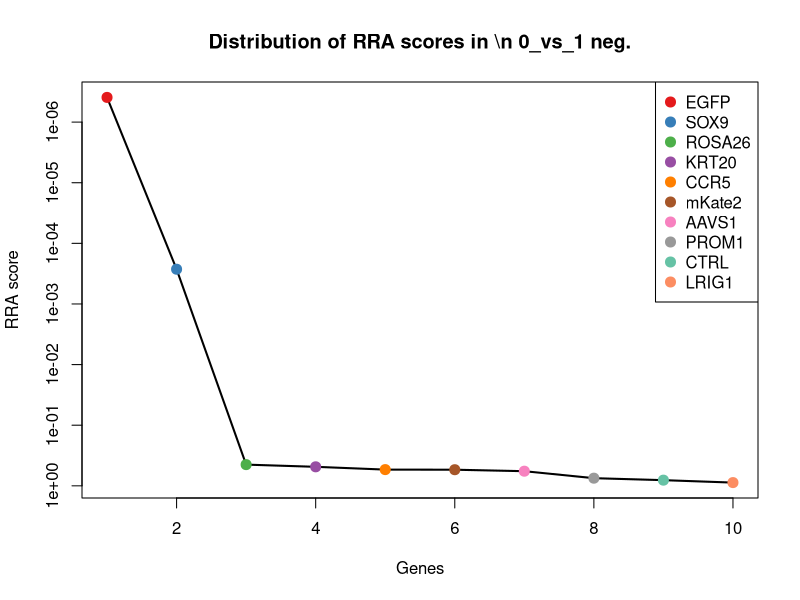
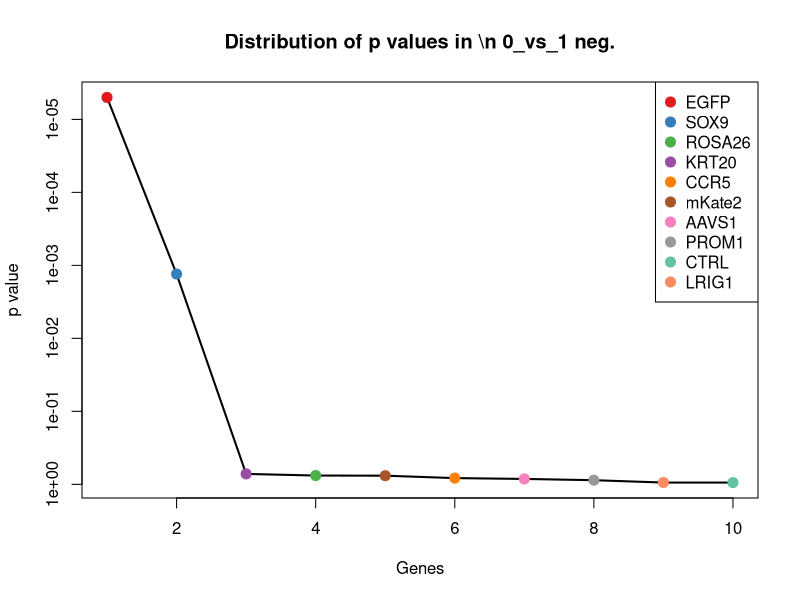
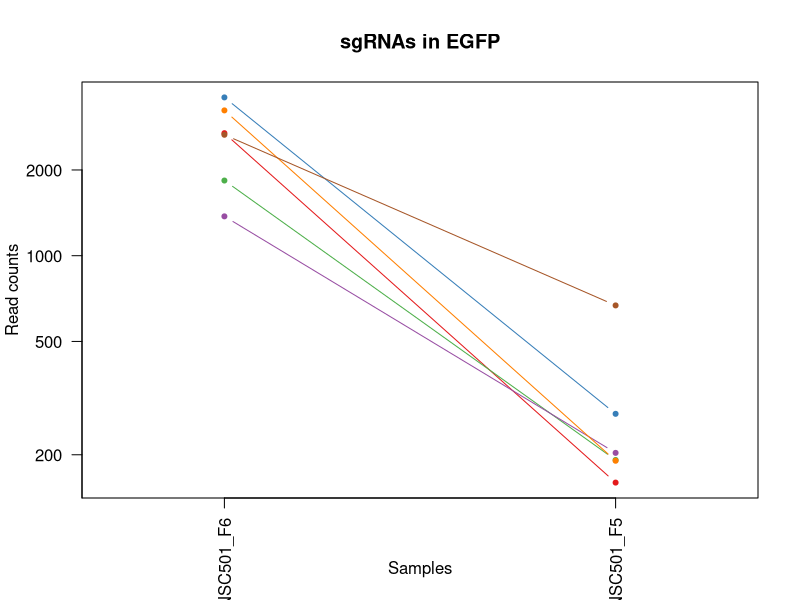
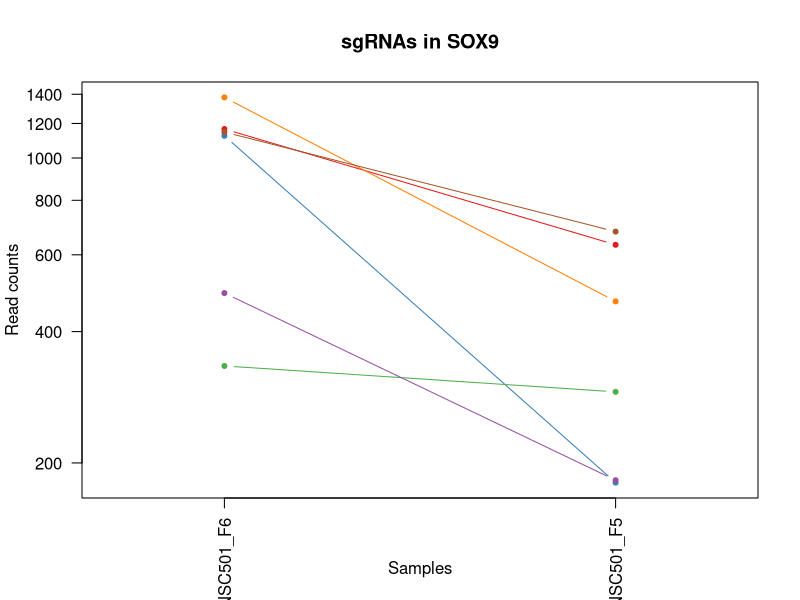
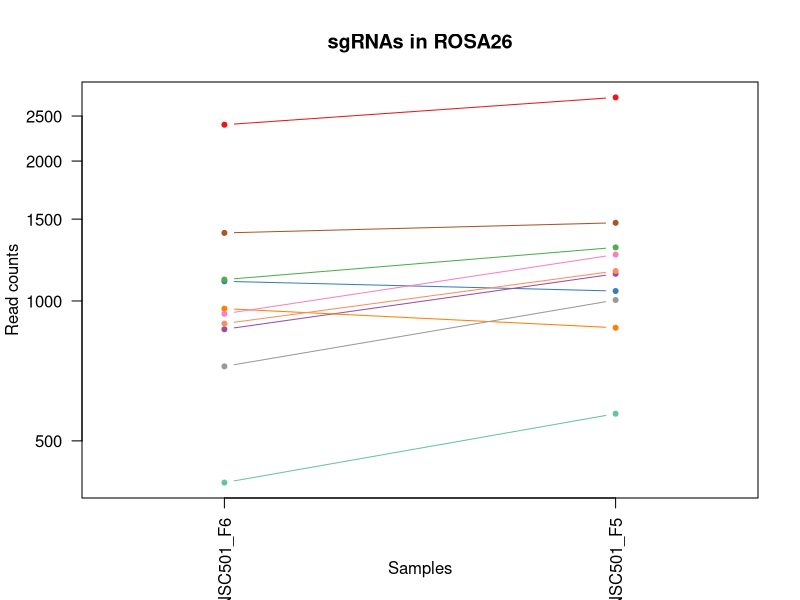
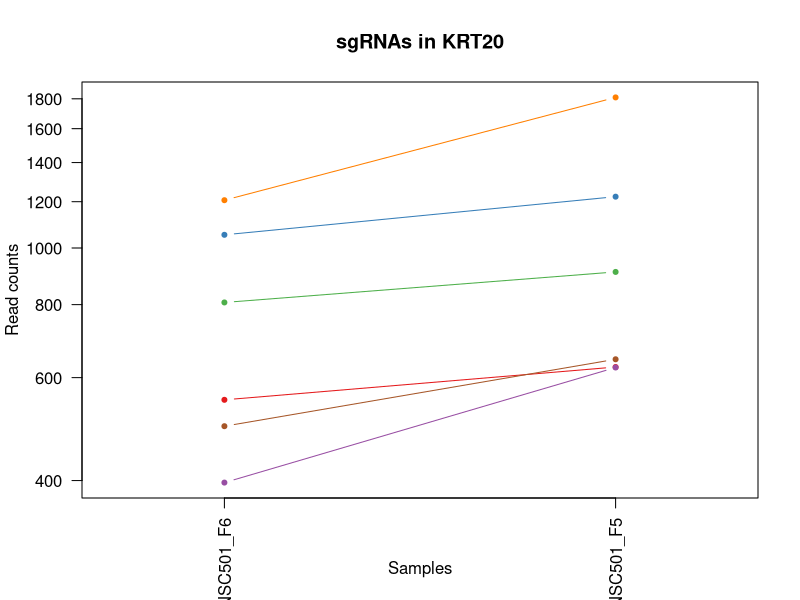
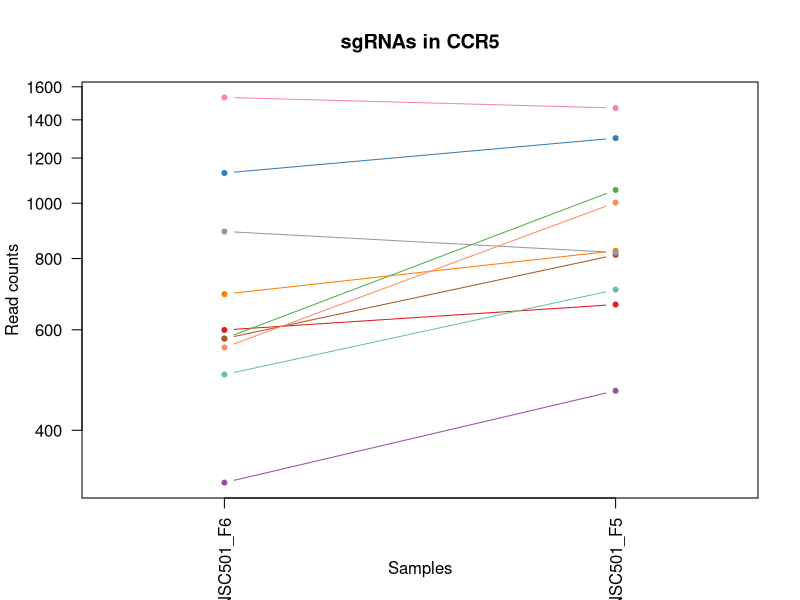
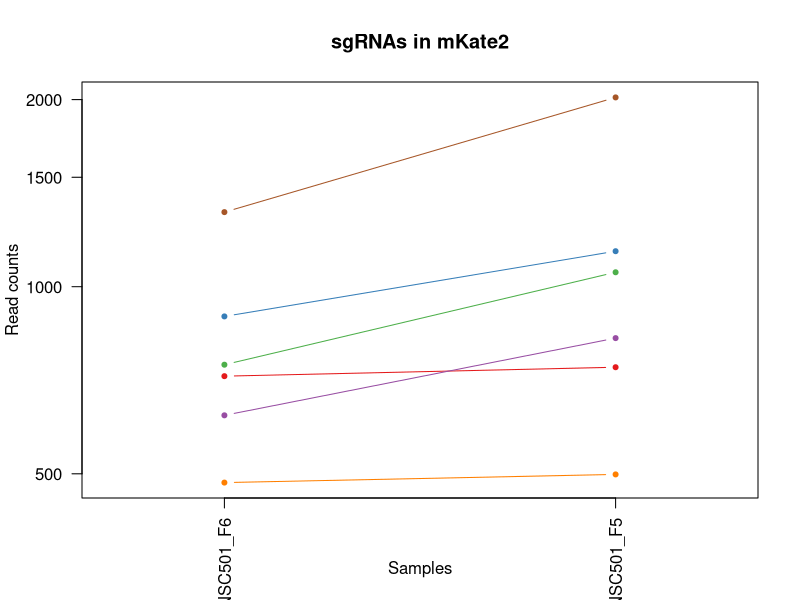

Write R code to recreate these figures, in order. (Note: this script raises an error after producing the figures.)
pdf(file='S1B_c1_t0.pdf',width=4.5,height=4.5);
gstable=read.table('S1B_c1_t0.gene_summary.txt',header=T)
# 
#
# parameters
# Do not modify the variables beginning with "__"

# gstablename='__GENE_SUMMARY_FILE__'
startindex=3
# outputfile='__OUTPUT_FILE__'
targetgenelist=c("EGFP","SOX9","ROSA26","KRT20","CCR5","mKate2","AAVS1","PROM1","CTRL","LRIG1")
# samplelabel=sub('.\\w+.\\w+$','',colnames(gstable)[startindex]);
samplelabel='0_vs_1 neg.'


# You need to write some codes in front of this code:
# gstable=read.table(gstablename,header=T)
# pdf(file=outputfile,width=6,height=6)


# set up color using RColorBrewer
#library(RColorBrewer)
#colors <- brewer.pal(length(targetgenelist), "Set1")

colors=c( "#E41A1C", "#377EB8", "#4DAF4A", "#984EA3", "#FF7F00",  "#A65628", "#F781BF",
          "#999999", "#66C2A5", "#FC8D62", "#8DA0CB", "#E78AC3", "#A6D854", "#FFD92F", "#E5C494", "#B3B3B3", 
          "#8DD3C7", "#FFFFB3", "#BEBADA", "#FB8072", "#80B1D3", "#FDB462", "#B3DE69", "#FCCDE5",
          "#D9D9D9", "#BC80BD", "#CCEBC5", "#FFED6F")

######
# function definition

plotrankedvalues<-function(val, tglist, ...){
  
  plot(val,log='y',ylim=c(max(val),min(val)),type='l',lwd=2, ...)
  if(length(tglist)>0){
    for(i in 1:length(tglist)){
      targetgene=tglist[i];
      tx=which(names(val)==targetgene);ty=val[targetgene];
      points(tx,ty,col=colors[(i %% length(colors)) ],cex=2,pch=20)
      # text(tx+50,ty,targetgene,col=colors[i])
    }
    legend('topright',tglist,pch=20,pt.cex = 2,cex=1,col=colors)
  }
}



plotrandvalues<-function(val,targetgenelist, ...){
  # choose the one with the best distance distribution
  
  mindiffvalue=0;
  randval=val;
  for(i in 1:20){
    randval0=sample(val)
    vindex=sort(which(names(randval0) %in% targetgenelist))
    if(max(vindex)>0.9*length(val)){
      # print('pass...')
      next;
    }
    mindiffind=min(diff(vindex));
    if (mindiffind > mindiffvalue){
      mindiffvalue=mindiffind;
      randval=randval0;
      # print(paste('Diff: ',mindiffvalue))
    }
  }
  plot(randval,log='y',ylim=c(max(randval),min(randval)),pch=20,col='grey', ...)
  
  if(length(targetgenelist)>0){
    for(i in 1:length(targetgenelist)){
      targetgene=targetgenelist[i];
      tx=which(names(randval)==targetgene);ty=randval[targetgene];
      points(tx,ty,col=colors[(i %% length(colors)) ],cex=2,pch=20)
      text(tx+50,ty,targetgene,col=colors[i])
    }
  }
  
}




# set.seed(1235)



pvec=gstable[,startindex]
names(pvec)=gstable[,'id']
pvec=sort(pvec);

plotrankedvalues(pvec,targetgenelist,xlab='Genes',ylab='RRA score',main=paste('Distribution of RRA scores in \\n',samplelabel))

# plotrandvalues(pvec,targetgenelist,xlab='Genes',ylab='RRA score',main=paste('Distribution of RRA scores in \\n',samplelabel))


pvec=gstable[,startindex+1]
names(pvec)=gstable[,'id']
pvec=sort(pvec);

plotrankedvalues(pvec,targetgenelist,xlab='Genes',ylab='p value',main=paste('Distribution of p values in \\n',samplelabel))

# plotrandvalues(pvec,targetgenelist,xlab='Genes',ylab='p value',main=paste('Distribution of p values in \\n',samplelabel))



# you need to write after this code:
# dev.off()






# parameters
# Do not modify the variables beginning with "__"
targetmat=list(c(2691.5325319595495,158.72409619457935),c(3594.343344893767,277.4816933473581),c(1834.9740956485628,190.69729542801977),c(1373.3397981974701,202.1162951542485),c(3235.887426063728,189.5553954553969),c(2656.8432494921262,668.0114839843807))
targetgene="EGFP"
collabel=c("S06_MNSC501_F6","S05_MNSC501_F5")

# set up color using RColorBrewer
#library(RColorBrewer)
#colors <- brewer.pal(length(targetgenelist), "Set1")

colors=c( "#E41A1C", "#377EB8", "#4DAF4A", "#984EA3", "#FF7F00",  "#A65628", "#F781BF",
          "#999999", "#66C2A5", "#FC8D62", "#8DA0CB", "#E78AC3", "#A6D854", "#FFD92F", "#E5C494", "#B3B3B3", 
          "#8DD3C7", "#FFFFB3", "#BEBADA", "#FB8072", "#80B1D3", "#FDB462", "#B3DE69", "#FCCDE5",
          "#D9D9D9", "#BC80BD", "#CCEBC5", "#FFED6F")


## code

targetmatvec=unlist(targetmat)+1
yrange=range(targetmatvec[targetmatvec>0]);
# yrange[1]=1; # set the minimum value to 1
for(i in 1:length(targetmat)){
  vali=targetmat[[i]]+1;
  if(i==1){
    plot(1:length(vali),vali,type='b',las=1,pch=20,main=paste('sgRNAs in',targetgene),ylab='Read counts',xlab='Samples',xlim=c(0.7,length(vali)+0.3),ylim = yrange,col=colors[(i %% length(colors))],xaxt='n',log='y')
    axis(1,at=1:length(vali),labels=(collabel),las=2)
    # lines(0:100,rep(1,101),col='black');
  }else{
    lines(1:length(vali),vali,type='b',pch=20,col=colors[(i %% length(colors))])
  }
}




# parameters
# Do not modify the variables beginning with "__"
targetmat=list(c(1164.3146346117153,631.4706848604487),c(1123.3990706757802,179.27829570179105),c(332.6613241747758,290.04259304620973),c(489.20782966878795,181.56209564703678),c(1376.008204541118,468.1789887753779),c(1145.6357902061798,677.1466837653636))
targetgene="SOX9"
collabel=c("S06_MNSC501_F6","S05_MNSC501_F5")

# set up color using RColorBrewer
#library(RColorBrewer)
#colors <- brewer.pal(length(targetgenelist), "Set1")

colors=c( "#E41A1C", "#377EB8", "#4DAF4A", "#984EA3", "#FF7F00",  "#A65628", "#F781BF",
          "#999999", "#66C2A5", "#FC8D62", "#8DA0CB", "#E78AC3", "#A6D854", "#FFD92F", "#E5C494", "#B3B3B3", 
          "#8DD3C7", "#FFFFB3", "#BEBADA", "#FB8072", "#80B1D3", "#FDB462", "#B3DE69", "#FCCDE5",
          "#D9D9D9", "#BC80BD", "#CCEBC5", "#FFED6F")


## code

targetmatvec=unlist(targetmat)+1
yrange=range(targetmatvec[targetmatvec>0]);
# yrange[1]=1; # set the minimum value to 1
for(i in 1:length(targetmat)){
  vali=targetmat[[i]]+1;
  if(i==1){
    plot(1:length(vali),vali,type='b',las=1,pch=20,main=paste('sgRNAs in',targetgene),ylab='Read counts',xlab='Samples',xlim=c(0.7,length(vali)+0.3),ylim = yrange,col=colors[(i %% length(colors))],xaxt='n',log='y')
    axis(1,at=1:length(vali),labels=(collabel),las=2)
    # lines(0:100,rep(1,101),col='black');
  }else{
    lines(1:length(vali),vali,type='b',pch=20,col=colors[(i %% length(colors))])
  }
}




# parameters
# Do not modify the variables beginning with "__"
targetmat=list(c(2393.560490252197,2740.559934294895),c(1101.1623511453809,1049.4060748404202),c(1110.9465077387565,1302.907868762698),c(868.1215304667946,1143.0418725954958),c(961.5157524944723,874.6953790291207),c(1400.0238616339495,1471.9090647108833),c(937.5000954016409,1257.231869857783),c(722.2486503473742,1003.7300759355053),c(405.597764234486,570.9499863114364),c(893.026656340842,1159.028472212216))
targetgene="ROSA26"
collabel=c("S06_MNSC501_F6","S05_MNSC501_F5")

# set up color using RColorBrewer
#library(RColorBrewer)
#colors <- brewer.pal(length(targetgenelist), "Set1")

colors=c( "#E41A1C", "#377EB8", "#4DAF4A", "#984EA3", "#FF7F00",  "#A65628", "#F781BF",
          "#999999", "#66C2A5", "#FC8D62", "#8DA0CB", "#E78AC3", "#A6D854", "#FFD92F", "#E5C494", "#B3B3B3", 
          "#8DD3C7", "#FFFFB3", "#BEBADA", "#FB8072", "#80B1D3", "#FDB462", "#B3DE69", "#FCCDE5",
          "#D9D9D9", "#BC80BD", "#CCEBC5", "#FFED6F")


## code

targetmatvec=unlist(targetmat)+1
yrange=range(targetmatvec[targetmatvec>0]);
# yrange[1]=1; # set the minimum value to 1
for(i in 1:length(targetmat)){
  vali=targetmat[[i]]+1;
  if(i==1){
    plot(1:length(vali),vali,type='b',las=1,pch=20,main=paste('sgRNAs in',targetgene),ylab='Read counts',xlab='Samples',xlim=c(0.7,length(vali)+0.3),ylim = yrange,col=colors[(i %% length(colors))],xaxt='n',log='y')
    axis(1,at=1:length(vali),labels=(collabel),las=2)
    # lines(0:100,rep(1,101),col='black');
  }else{
    lines(1:length(vali),vali,type='b',pch=20,col=colors[(i %% length(colors))])
  }
}




# parameters
# Do not modify the variables beginning with "__"
targetmat=list(c(548.8022380102584,624.6192850247115),c(1052.2415681785021,1222.974870679097),c(805.8587157816761,908.9523782078069),c(395.81360764111025,623.4773850520886),c(1206.1196673288662,1808.7695566346306),c(494.5446423560838,644.0315845593003))
targetgene="KRT20"
collabel=c("S06_MNSC501_F6","S05_MNSC501_F5")

# set up color using RColorBrewer
#library(RColorBrewer)
#colors <- brewer.pal(length(targetgenelist), "Set1")

colors=c( "#E41A1C", "#377EB8", "#4DAF4A", "#984EA3", "#FF7F00",  "#A65628", "#F781BF",
          "#999999", "#66C2A5", "#FC8D62", "#8DA0CB", "#E78AC3", "#A6D854", "#FFD92F", "#E5C494", "#B3B3B3", 
          "#8DD3C7", "#FFFFB3", "#BEBADA", "#FB8072", "#80B1D3", "#FDB462", "#B3DE69", "#FCCDE5",
          "#D9D9D9", "#BC80BD", "#CCEBC5", "#FFED6F")


## code

targetmatvec=unlist(targetmat)+1
yrange=range(targetmatvec[targetmatvec>0]);
# yrange[1]=1; # set the minimum value to 1
for(i in 1:length(targetmat)){
  vali=targetmat[[i]]+1;
  if(i==1){
    plot(1:length(vali),vali,type='b',las=1,pch=20,main=paste('sgRNAs in',targetgene),ylab='Read counts',xlab='Samples',xlim=c(0.7,length(vali)+0.3),ylim = yrange,col=colors[(i %% length(colors))],xaxt='n',log='y')
    axis(1,at=1:length(vali),labels=(collabel),las=2)
    # lines(0:100,rep(1,101),col='black');
  }else{
    lines(1:length(vali),vali,type='b',pch=20,col=colors[(i %% length(colors))])
  }
}




# parameters
# Do not modify the variables beginning with "__"
targetmat=list(c(598.6124897583533,663.4438840938892),c(1128.7358833630763,1299.4821688448294),c(578.1547077903857,1053.9736747309116),c(322.87716758140004,468.1789887753779),c(692.0067117860309,824.4517802337142),c(578.1547077903857,810.7489805622398),c(1531.6652412539142,1467.3414648203916),c(891.24771877841,818.7422803705999),c(499.8814550433797,704.5522831083126),c(557.6969258224183,1001.4462759902596))
targetgene="CCR5"
collabel=c("S06_MNSC501_F6","S05_MNSC501_F5")

# set up color using RColorBrewer
#library(RColorBrewer)
#colors <- brewer.pal(length(targetgenelist), "Set1")

colors=c( "#E41A1C", "#377EB8", "#4DAF4A", "#984EA3", "#FF7F00",  "#A65628", "#F781BF",
          "#999999", "#66C2A5", "#FC8D62", "#8DA0CB", "#E78AC3", "#A6D854", "#FFD92F", "#E5C494", "#B3B3B3", 
          "#8DD3C7", "#FFFFB3", "#BEBADA", "#FB8072", "#80B1D3", "#FDB462", "#B3DE69", "#FCCDE5",
          "#D9D9D9", "#BC80BD", "#CCEBC5", "#FFED6F")


## code

targetmatvec=unlist(targetmat)+1
yrange=range(targetmatvec[targetmatvec>0]);
# yrange[1]=1; # set the minimum value to 1
for(i in 1:length(targetmat)){
  vali=targetmat[[i]]+1;
  if(i==1){
    plot(1:length(vali),vali,type='b',las=1,pch=20,main=paste('sgRNAs in',targetgene),ylab='Read counts',xlab='Samples',xlim=c(0.7,length(vali)+0.3),ylim = yrange,col=colors[(i %% length(colors))],xaxt='n',log='y')
    axis(1,at=1:length(vali),labels=(collabel),las=2)
    # lines(0:100,rep(1,101),col='black');
  }else{
    lines(1:length(vali),vali,type='b',pch=20,col=colors[(i %% length(colors))])
  }
}




# parameters
# Do not modify the variables beginning with "__"
targetmat=list(c(716.9118376600783,741.0930822322446),c(894.8055939032739,1139.6161726776272),c(748.0432450026375,1053.9736747309116),c(619.9597405075367,825.5936802063371),c(482.9815482002761,497.8683880635726),c(1317.3032649808636,2015.4534516793706))
targetgene="mKate2"
collabel=c("S06_MNSC501_F6","S05_MNSC501_F5")

# set up color using RColorBrewer
#library(RColorBrewer)
#colors <- brewer.pal(length(targetgenelist), "Set1")

colors=c( "#E41A1C", "#377EB8", "#4DAF4A", "#984EA3", "#FF7F00",  "#A65628", "#F781BF",
          "#999999", "#66C2A5", "#FC8D62", "#8DA0CB", "#E78AC3", "#A6D854", "#FFD92F", "#E5C494", "#B3B3B3", 
          "#8DD3C7", "#FFFFB3", "#BEBADA", "#FB8072", "#80B1D3", "#FDB462", "#B3DE69", "#FCCDE5",
          "#D9D9D9", "#BC80BD", "#CCEBC5", "#FFED6F")


## code

targetmatvec=unlist(targetmat)+1
yrange=range(targetmatvec[targetmatvec>0]);
# yrange[1]=1; # set the minimum value to 1
for(i in 1:length(targetmat)){
  vali=targetmat[[i]]+1;
  if(i==1){
    plot(1:length(vali),vali,type='b',las=1,pch=20,main=paste('sgRNAs in',targetgene),ylab='Read counts',xlab='Samples',xlim=c(0.7,length(vali)+0.3),ylim = yrange,col=colors[(i %% length(colors))],xaxt='n',log='y')
    axis(1,at=1:length(vali),labels=(collabel),las=2)
    # lines(0:100,rep(1,101),col='black');
  }else{
    lines(1:length(vali),vali,type='b',pch=20,col=colors[(i %% length(colors))])
  }
}




# parameters
# Do not modify the variables beginning with "__"
targetmat=list(c(898.3634690281378,852.999279549286),c(982.8630032436557,1354.2933675307272),c(722.2486503473742,866.7020792207605),c(366.46113786098294,415.65159003472576),c(799.6324343131643,790.1947810550281),c(284.630009989113,299.1777928271927),c(490.9867672312199,698.8427832451982),c(973.968315431496,1401.111266408265),c(252.60913386533775,432.7800896240688),c(401.1504203284061,646.315384504546))
targetgene="AAVS1"
collabel=c("S06_MNSC501_F6","S05_MNSC501_F5")

# set up color using RColorBrewer
#library(RColorBrewer)
#colors <- brewer.pal(length(targetgenelist), "Set1")

colors=c( "#E41A1C", "#377EB8", "#4DAF4A", "#984EA3", "#FF7F00",  "#A65628", "#F781BF",
          "#999999", "#66C2A5", "#FC8D62", "#8DA0CB", "#E78AC3", "#A6D854", "#FFD92F", "#E5C494", "#B3B3B3", 
          "#8DD3C7", "#FFFFB3", "#BEBADA", "#FB8072", "#80B1D3", "#FDB462", "#B3DE69", "#FCCDE5",
          "#D9D9D9", "#BC80BD", "#CCEBC5", "#FFED6F")


## code

targetmatvec=unlist(targetmat)+1
yrange=range(targetmatvec[targetmatvec>0]);
# yrange[1]=1; # set the minimum value to 1
for(i in 1:length(targetmat)){
  vali=targetmat[[i]]+1;
  if(i==1){
    plot(1:length(vali),vali,type='b',las=1,pch=20,main=paste('sgRNAs in',targetgene),ylab='Read counts',xlab='Samples',xlim=c(0.7,length(vali)+0.3),ylim = yrange,col=colors[(i %% length(colors))],xaxt='n',log='y')
    axis(1,at=1:length(vali),labels=(collabel),las=2)
    # lines(0:100,rep(1,101),col='black');
  }else{
    lines(1:length(vali),vali,type='b',pch=20,col=colors[(i %% length(colors))])
  }
}




# parameters
# Do not modify the variables beginning with "__"
targetmat=list(c(858.3373738734189,1073.3859742655006),c(1574.3597427522811,2335.185444013775),c(753.3800576899334,862.1344793302691),c(1283.5034512946563,1877.283554992003),c(629.7438971009125,599.4974856270082),c(1778.9375624319562,2665.194536101785))
targetgene="PROM1"
collabel=c("S06_MNSC501_F6","S05_MNSC501_F5")

# set up color using RColorBrewer
#library(RColorBrewer)
#colors <- brewer.pal(length(targetgenelist), "Set1")

colors=c( "#E41A1C", "#377EB8", "#4DAF4A", "#984EA3", "#FF7F00",  "#A65628", "#F781BF",
          "#999999", "#66C2A5", "#FC8D62", "#8DA0CB", "#E78AC3", "#A6D854", "#FFD92F", "#E5C494", "#B3B3B3", 
          "#8DD3C7", "#FFFFB3", "#BEBADA", "#FB8072", "#80B1D3", "#FDB462", "#B3DE69", "#FCCDE5",
          "#D9D9D9", "#BC80BD", "#CCEBC5", "#FFED6F")


## code

targetmatvec=unlist(targetmat)+1
yrange=range(targetmatvec[targetmatvec>0]);
# yrange[1]=1; # set the minimum value to 1
for(i in 1:length(targetmat)){
  vali=targetmat[[i]]+1;
  if(i==1){
    plot(1:length(vali),vali,type='b',las=1,pch=20,main=paste('sgRNAs in',targetgene),ylab='Read counts',xlab='Samples',xlim=c(0.7,length(vali)+0.3),ylim = yrange,col=colors[(i %% length(colors))],xaxt='n',log='y')
    axis(1,at=1:length(vali),labels=(collabel),las=2)
    # lines(0:100,rep(1,101),col='black');
  }else{
    lines(1:length(vali),vali,type='b',pch=20,col=colors[(i %% length(colors))])
  }
}




# parameters
# Do not modify the variables beginning with "__"
targetmat=list(c(855.6689675297708,1350.8676676128587),c(711.5750249727824,1037.9870751141914),c(2524.3124010909455,3421.132317978127),c(626.1860219760486,500.1521880088183),c(968.6315027442001,1130.4809728966443),c(1599.2648686263285,2290.651345081483),c(1173.2093224238752,1463.915764902523),c(1072.6993501464694,1494.7470641633406),c(794.2956216258684,1568.9705623838274),c(1577.0281490959292,2297.5027449172203))
targetgene="CTRL"
collabel=c("S06_MNSC501_F6","S05_MNSC501_F5")

# set up color using RColorBrewer
#library(RColorBrewer)
#colors <- brewer.pal(length(targetgenelist), "Set1")

colors=c( "#E41A1C", "#377EB8", "#4DAF4A", "#984EA3", "#FF7F00",  "#A65628", "#F781BF",
          "#999999", "#66C2A5", "#FC8D62", "#8DA0CB", "#E78AC3", "#A6D854", "#FFD92F", "#E5C494", "#B3B3B3", 
          "#8DD3C7", "#FFFFB3", "#BEBADA", "#FB8072", "#80B1D3", "#FDB462", "#B3DE69", "#FCCDE5",
          "#D9D9D9", "#BC80BD", "#CCEBC5", "#FFED6F")


## code

targetmatvec=unlist(targetmat)+1
yrange=range(targetmatvec[targetmatvec>0]);
# yrange[1]=1; # set the minimum value to 1
for(i in 1:length(targetmat)){
  vali=targetmat[[i]]+1;
  if(i==1){
    plot(1:length(vali),vali,type='b',las=1,pch=20,main=paste('sgRNAs in',targetgene),ylab='Read counts',xlab='Samples',xlim=c(0.7,length(vali)+0.3),ylim = yrange,col=colors[(i %% length(colors))],xaxt='n',log='y')
    axis(1,at=1:length(vali),labels=(collabel),las=2)
    # lines(0:100,rep(1,101),col='black');
  }else{
    lines(1:length(vali),vali,type='b',pch=20,col=colors[(i %% length(colors))])
  }
}




# parameters
# Do not modify the variables beginning with "__"
targetmat=list(c(1142.9673838625317,1314.3268684889267),c(588.8283331649775,784.4852811919137),c(636.8596473506403,858.7087794124004),c(1158.9778219244195,1781.3639572916818),c(1726.4589043402134,2198.1574472990305),c(566.591613634578,678.2885837379865))
targetgene="LRIG1"
collabel=c("S06_MNSC501_F6","S05_MNSC501_F5")

# set up color using RColorBrewer
#library(RColorBrewer)
#colors <- brewer.pal(length(targetgenelist), "Set1")

colors=c( "#E41A1C", "#377EB8", "#4DAF4A", "#984EA3", "#FF7F00",  "#A65628", "#F781BF",
          "#999999", "#66C2A5", "#FC8D62", "#8DA0CB", "#E78AC3", "#A6D854", "#FFD92F", "#E5C494", "#B3B3B3", 
          "#8DD3C7", "#FFFFB3", "#BEBADA", "#FB8072", "#80B1D3", "#FDB462", "#B3DE69", "#FCCDE5",
          "#D9D9D9", "#BC80BD", "#CCEBC5", "#FFED6F")


## code

targetmatvec=unlist(targetmat)+1
yrange=range(targetmatvec[targetmatvec>0]);
# yrange[1]=1; # set the minimum value to 1
for(i in 1:length(targetmat)){
  vali=targetmat[[i]]+1;
  if(i==1){
    plot(1:length(vali),vali,type='b',las=1,pch=20,main=paste('sgRNAs in',targetgene),ylab='Read counts',xlab='Samples',xlim=c(0.7,length(vali)+0.3),ylim = yrange,col=colors[(i %% length(colors))],xaxt='n',log='y')
    axis(1,at=1:length(vali),labels=(collabel),las=2)
    # lines(0:100,rep(1,101),col='black');
  }else{
    lines(1:length(vali),vali,type='b',pch=20,col=colors[(i %% length(colors))])
  }
}



# 
#
# parameters
# Do not modify the variables beginning with "__"

# gstablename='__GENE_SUMMARY_FILE__'
startindex=9
# outputfile='__OUTPUT_FILE__'
targetgenelist=c("CTRL","AAVS1","CCR5","KRT20","LRIG1","mKate2","PROM1","ROSA26","SOX9","EGFP")
# samplelabel=sub('.\\w+.\\w+$','',colnames(gstable)[startindex]);
samplelabel='0_vs_1 pos.'


# You need to write some codes in front of this code:
# gstable=read.table(gstablename,header=T)
# pdf(file=outputfile,width=6,height=6)


# set up color using RColorBrewer
#library(RColorBrewer)
#colors <- brewer.pal(length(targetgenelist), "Set1")

colors=c( "#E41A1C", "#377EB8", "#4DAF4A", "#984EA3", "#FF7F00",  "#A65628", "#F781BF",
          "#999999", "#66C2A5", "#FC8D62", "#8DA0CB", "#E78AC3", "#A6D854", "#FFD92F", "#E5C494", "#B3B3B3", 
          "#8DD3C7", "#FFFFB3", "#BEBADA", "#FB8072", "#80B1D3", "#FDB462", "#B3DE69", "#FCCDE5",
          "#D9D9D9", "#BC80BD", "#CCEBC5", "#FFED6F")

######
# function definition

plotrankedvalues<-function(val, tglist, ...){
  
  plot(val,log='y',ylim=c(max(val),min(val)),type='l',lwd=2, ...)
  if(length(tglist)>0){
    for(i in 1:length(tglist)){
      targetgene=tglist[i];
      tx=which(names(val)==targetgene);ty=val[targetgene];
      points(tx,ty,col=colors[(i %% length(colors)) ],cex=2,pch=20)
      # text(tx+50,ty,targetgene,col=colors[i])
    }
    legend('topright',tglist,pch=20,pt.cex = 2,cex=1,col=colors)
  }
}



plotrandvalues<-function(val,targetgenelist, ...){
  # choose the one with the best distance distribution
  
  mindiffvalue=0;
  randval=val;
  for(i in 1:20){
    randval0=sample(val)
    vindex=sort(which(names(randval0) %in% targetgenelist))
    if(max(vindex)>0.9*length(val)){
      # print('pass...')
      next;
    }
    mindiffind=min(diff(vindex));
    if (mindiffind > mindiffvalue){
      mindiffvalue=mindiffind;
      randval=randval0;
      # print(paste('Diff: ',mindiffvalue))
    }
  }
  plot(randval,log='y',ylim=c(max(randval),min(randval)),pch=20,col='grey', ...)
  
  if(length(targetgenelist)>0){
    for(i in 1:length(targetgenelist)){
      targetgene=targetgenelist[i];
      tx=which(names(randval)==targetgene);ty=randval[targetgene];
      points(tx,ty,col=colors[(i %% length(colors)) ],cex=2,pch=20)
      text(tx+50,ty,targetgene,col=colors[i])
    }
  }
  
}




# set.seed(1235)



pvec=gstable[,startindex]
names(pvec)=gstable[,'id']
pvec=sort(pvec);

plotrankedvalues(pvec,targetgenelist,xlab='Genes',ylab='RRA score',main=paste('Distribution of RRA scores in \\n',samplelabel))

# plotrandvalues(pvec,targetgenelist,xlab='Genes',ylab='RRA score',main=paste('Distribution of RRA scores in \\n',samplelabel))


pvec=gstable[,startindex+1]
names(pvec)=gstable[,'id']
pvec=sort(pvec);

plotrankedvalues(pvec,targetgenelist,xlab='Genes',ylab='p value',main=paste('Distribution of p values in \\n',samplelabel))

# plotrandvalues(pvec,targetgenelist,xlab='Genes',ylab='p value',main=paste('Distribution of p values in \\n',samplelabel))



# you need to write after this code:
# dev.off()






# parameters
# Do not modify the variables beginning with "__"
targetmat=list(c(855.6689675297708,1350.8676676128587),c(711.5750249727824,1037.9870751141914),c(2524.3124010909455,3421.132317978127),c(626.1860219760486,500.1521880088183),c(968.6315027442001,1130.4809728966443),c(1599.2648686263285,2290.651345081483),c(1173.2093224238752,1463.915764902523),c(1072.6993501464694,1494.7470641633406),c(794.2956216258684,1568.9705623838274),c(1577.0281490959292,2297.5027449172203))
targetgene="CTRL"
collabel=c("S06_MNSC501_F6","S05_MNSC501_F5")

# set up color using RColorBrewer
#library(RColorBrewer)
#colors <- brewer.pal(length(targetgenelist), "Set1")

colors=c( "#E41A1C", "#377EB8", "#4DAF4A", "#984EA3", "#FF7F00",  "#A65628", "#F781BF",
          "#999999", "#66C2A5", "#FC8D62", "#8DA0CB", "#E78AC3", "#A6D854", "#FFD92F", "#E5C494", "#B3B3B3", 
          "#8DD3C7", "#FFFFB3", "#BEBADA", "#FB8072", "#80B1D3", "#FDB462", "#B3DE69", "#FCCDE5",
          "#D9D9D9", "#BC80BD", "#CCEBC5", "#FFED6F")


## code

targetmatvec=unlist(targetmat)+1
yrange=range(targetmatvec[targetmatvec>0]);
# yrange[1]=1; # set the minimum value to 1
for(i in 1:length(targetmat)){
  vali=targetmat[[i]]+1;
  if(i==1){
    plot(1:length(vali),vali,type='b',las=1,pch=20,main=paste('sgRNAs in',targetgene),ylab='Read counts',xlab='Samples',xlim=c(0.7,length(vali)+0.3),ylim = yrange,col=colors[(i %% length(colors))],xaxt='n',log='y')
    axis(1,at=1:length(vali),labels=(collabel),las=2)
    # lines(0:100,rep(1,101),col='black');
  }else{
    lines(1:length(vali),vali,type='b',pch=20,col=colors[(i %% length(colors))])
  }
}




# parameters
# Do not modify the variables beginning with "__"
targetmat=list(c(898.3634690281378,852.999279549286),c(982.8630032436557,1354.2933675307272),c(722.2486503473742,866.7020792207605),c(366.46113786098294,415.65159003472576),c(799.6324343131643,790.1947810550281),c(284.630009989113,299.1777928271927),c(490.9867672312199,698.8427832451982),c(973.968315431496,1401.111266408265),c(252.60913386533775,432.7800896240688),c(401.1504203284061,646.315384504546))
targetgene="AAVS1"
collabel=c("S06_MNSC501_F6","S05_MNSC501_F5")

# set up color using RColorBrewer
#library(RColorBrewer)
#colors <- brewer.pal(length(targetgenelist), "Set1")

colors=c( "#E41A1C", "#377EB8", "#4DAF4A", "#984EA3", "#FF7F00",  "#A65628", "#F781BF",
          "#999999", "#66C2A5", "#FC8D62", "#8DA0CB", "#E78AC3", "#A6D854", "#FFD92F", "#E5C494", "#B3B3B3", 
          "#8DD3C7", "#FFFFB3", "#BEBADA", "#FB8072", "#80B1D3", "#FDB462", "#B3DE69", "#FCCDE5",
          "#D9D9D9", "#BC80BD", "#CCEBC5", "#FFED6F")


## code

targetmatvec=unlist(targetmat)+1
yrange=range(targetmatvec[targetmatvec>0]);
# yrange[1]=1; # set the minimum value to 1
for(i in 1:length(targetmat)){
  vali=targetmat[[i]]+1;
  if(i==1){
    plot(1:length(vali),vali,type='b',las=1,pch=20,main=paste('sgRNAs in',targetgene),ylab='Read counts',xlab='Samples',xlim=c(0.7,length(vali)+0.3),ylim = yrange,col=colors[(i %% length(colors))],xaxt='n',log='y')
    axis(1,at=1:length(vali),labels=(collabel),las=2)
    # lines(0:100,rep(1,101),col='black');
  }else{
    lines(1:length(vali),vali,type='b',pch=20,col=colors[(i %% length(colors))])
  }
}




# parameters
# Do not modify the variables beginning with "__"
targetmat=list(c(598.6124897583533,663.4438840938892),c(1128.7358833630763,1299.4821688448294),c(578.1547077903857,1053.9736747309116),c(322.87716758140004,468.1789887753779),c(692.0067117860309,824.4517802337142),c(578.1547077903857,810.7489805622398),c(1531.6652412539142,1467.3414648203916),c(891.24771877841,818.7422803705999),c(499.8814550433797,704.5522831083126),c(557.6969258224183,1001.4462759902596))
targetgene="CCR5"
collabel=c("S06_MNSC501_F6","S05_MNSC501_F5")

# set up color using RColorBrewer
#library(RColorBrewer)
#colors <- brewer.pal(length(targetgenelist), "Set1")

colors=c( "#E41A1C", "#377EB8", "#4DAF4A", "#984EA3", "#FF7F00",  "#A65628", "#F781BF",
          "#999999", "#66C2A5", "#FC8D62", "#8DA0CB", "#E78AC3", "#A6D854", "#FFD92F", "#E5C494", "#B3B3B3", 
          "#8DD3C7", "#FFFFB3", "#BEBADA", "#FB8072", "#80B1D3", "#FDB462", "#B3DE69", "#FCCDE5",
          "#D9D9D9", "#BC80BD", "#CCEBC5", "#FFED6F")


## code

targetmatvec=unlist(targetmat)+1
yrange=range(targetmatvec[targetmatvec>0]);
# yrange[1]=1; # set the minimum value to 1
for(i in 1:length(targetmat)){
  vali=targetmat[[i]]+1;
  if(i==1){
    plot(1:length(vali),vali,type='b',las=1,pch=20,main=paste('sgRNAs in',targetgene),ylab='Read counts',xlab='Samples',xlim=c(0.7,length(vali)+0.3),ylim = yrange,col=colors[(i %% length(colors))],xaxt='n',log='y')
    axis(1,at=1:length(vali),labels=(collabel),las=2)
    # lines(0:100,rep(1,101),col='black');
  }else{
    lines(1:length(vali),vali,type='b',pch=20,col=colors[(i %% length(colors))])
  }
}




# parameters
# Do not modify the variables beginning with "__"
targetmat=list(c(548.8022380102584,624.6192850247115),c(1052.2415681785021,1222.974870679097),c(805.8587157816761,908.9523782078069),c(395.81360764111025,623.4773850520886),c(1206.1196673288662,1808.7695566346306),c(494.5446423560838,644.0315845593003))
targetgene="KRT20"
collabel=c("S06_MNSC501_F6","S05_MNSC501_F5")

# set up color using RColorBrewer
#library(RColorBrewer)
#colors <- brewer.pal(length(targetgenelist), "Set1")

colors=c( "#E41A1C", "#377EB8", "#4DAF4A", "#984EA3", "#FF7F00",  "#A65628", "#F781BF",
          "#999999", "#66C2A5", "#FC8D62", "#8DA0CB", "#E78AC3", "#A6D854", "#FFD92F", "#E5C494", "#B3B3B3", 
          "#8DD3C7", "#FFFFB3", "#BEBADA", "#FB8072", "#80B1D3", "#FDB462", "#B3DE69", "#FCCDE5",
          "#D9D9D9", "#BC80BD", "#CCEBC5", "#FFED6F")


## code

targetmatvec=unlist(targetmat)+1
yrange=range(targetmatvec[targetmatvec>0]);
# yrange[1]=1; # set the minimum value to 1
for(i in 1:length(targetmat)){
  vali=targetmat[[i]]+1;
  if(i==1){
    plot(1:length(vali),vali,type='b',las=1,pch=20,main=paste('sgRNAs in',targetgene),ylab='Read counts',xlab='Samples',xlim=c(0.7,length(vali)+0.3),ylim = yrange,col=colors[(i %% length(colors))],xaxt='n',log='y')
    axis(1,at=1:length(vali),labels=(collabel),las=2)
    # lines(0:100,rep(1,101),col='black');
  }else{
    lines(1:length(vali),vali,type='b',pch=20,col=colors[(i %% length(colors))])
  }
}




# parameters
# Do not modify the variables beginning with "__"
targetmat=list(c(1142.9673838625317,1314.3268684889267),c(588.8283331649775,784.4852811919137),c(636.8596473506403,858.7087794124004),c(1158.9778219244195,1781.3639572916818),c(1726.4589043402134,2198.1574472990305),c(566.591613634578,678.2885837379865))
targetgene="LRIG1"
collabel=c("S06_MNSC501_F6","S05_MNSC501_F5")

# set up color using RColorBrewer
#library(RColorBrewer)
#colors <- brewer.pal(length(targetgenelist), "Set1")

colors=c( "#E41A1C", "#377EB8", "#4DAF4A", "#984EA3", "#FF7F00",  "#A65628", "#F781BF",
          "#999999", "#66C2A5", "#FC8D62", "#8DA0CB", "#E78AC3", "#A6D854", "#FFD92F", "#E5C494", "#B3B3B3", 
          "#8DD3C7", "#FFFFB3", "#BEBADA", "#FB8072", "#80B1D3", "#FDB462", "#B3DE69", "#FCCDE5",
          "#D9D9D9", "#BC80BD", "#CCEBC5", "#FFED6F")


## code

targetmatvec=unlist(targetmat)+1
yrange=range(targetmatvec[targetmatvec>0]);
# yrange[1]=1; # set the minimum value to 1
for(i in 1:length(targetmat)){
  vali=targetmat[[i]]+1;
  if(i==1){
    plot(1:length(vali),vali,type='b',las=1,pch=20,main=paste('sgRNAs in',targetgene),ylab='Read counts',xlab='Samples',xlim=c(0.7,length(vali)+0.3),ylim = yrange,col=colors[(i %% length(colors))],xaxt='n',log='y')
    axis(1,at=1:length(vali),labels=(collabel),las=2)
    # lines(0:100,rep(1,101),col='black');
  }else{
    lines(1:length(vali),vali,type='b',pch=20,col=colors[(i %% length(colors))])
  }
}




# parameters
# Do not modify the variables beginning with "__"
targetmat=list(c(716.9118376600783,741.0930822322446),c(894.8055939032739,1139.6161726776272),c(748.0432450026375,1053.9736747309116),c(619.9597405075367,825.5936802063371),c(482.9815482002761,497.8683880635726),c(1317.3032649808636,2015.4534516793706))
targetgene="mKate2"
collabel=c("S06_MNSC501_F6","S05_MNSC501_F5")

# set up color using RColorBrewer
#library(RColorBrewer)
#colors <- brewer.pal(length(targetgenelist), "Set1")

colors=c( "#E41A1C", "#377EB8", "#4DAF4A", "#984EA3", "#FF7F00",  "#A65628", "#F781BF",
          "#999999", "#66C2A5", "#FC8D62", "#8DA0CB", "#E78AC3", "#A6D854", "#FFD92F", "#E5C494", "#B3B3B3", 
          "#8DD3C7", "#FFFFB3", "#BEBADA", "#FB8072", "#80B1D3", "#FDB462", "#B3DE69", "#FCCDE5",
          "#D9D9D9", "#BC80BD", "#CCEBC5", "#FFED6F")


## code

targetmatvec=unlist(targetmat)+1
yrange=range(targetmatvec[targetmatvec>0]);
# yrange[1]=1; # set the minimum value to 1
for(i in 1:length(targetmat)){
  vali=targetmat[[i]]+1;
  if(i==1){
    plot(1:length(vali),vali,type='b',las=1,pch=20,main=paste('sgRNAs in',targetgene),ylab='Read counts',xlab='Samples',xlim=c(0.7,length(vali)+0.3),ylim = yrange,col=colors[(i %% length(colors))],xaxt='n',log='y')
    axis(1,at=1:length(vali),labels=(collabel),las=2)
    # lines(0:100,rep(1,101),col='black');
  }else{
    lines(1:length(vali),vali,type='b',pch=20,col=colors[(i %% length(colors))])
  }
}




# parameters
# Do not modify the variables beginning with "__"
targetmat=list(c(858.3373738734189,1073.3859742655006),c(1574.3597427522811,2335.185444013775),c(753.3800576899334,862.1344793302691),c(1283.5034512946563,1877.283554992003),c(629.7438971009125,599.4974856270082),c(1778.9375624319562,2665.194536101785))
targetgene="PROM1"
collabel=c("S06_MNSC501_F6","S05_MNSC501_F5")

# set up color using RColorBrewer
#library(RColorBrewer)
#colors <- brewer.pal(length(targetgenelist), "Set1")

colors=c( "#E41A1C", "#377EB8", "#4DAF4A", "#984EA3", "#FF7F00",  "#A65628", "#F781BF",
          "#999999", "#66C2A5", "#FC8D62", "#8DA0CB", "#E78AC3", "#A6D854", "#FFD92F", "#E5C494", "#B3B3B3", 
          "#8DD3C7", "#FFFFB3", "#BEBADA", "#FB8072", "#80B1D3", "#FDB462", "#B3DE69", "#FCCDE5",
          "#D9D9D9", "#BC80BD", "#CCEBC5", "#FFED6F")


## code

targetmatvec=unlist(targetmat)+1
yrange=range(targetmatvec[targetmatvec>0]);
# yrange[1]=1; # set the minimum value to 1
for(i in 1:length(targetmat)){
  vali=targetmat[[i]]+1;
  if(i==1){
    plot(1:length(vali),vali,type='b',las=1,pch=20,main=paste('sgRNAs in',targetgene),ylab='Read counts',xlab='Samples',xlim=c(0.7,length(vali)+0.3),ylim = yrange,col=colors[(i %% length(colors))],xaxt='n',log='y')
    axis(1,at=1:length(vali),labels=(collabel),las=2)
    # lines(0:100,rep(1,101),col='black');
  }else{
    lines(1:length(vali),vali,type='b',pch=20,col=colors[(i %% length(colors))])
  }
}




# parameters
# Do not modify the variables beginning with "__"
targetmat=list(c(2393.560490252197,2740.559934294895),c(1101.1623511453809,1049.4060748404202),c(1110.9465077387565,1302.907868762698),c(868.1215304667946,1143.0418725954958),c(961.5157524944723,874.6953790291207),c(1400.0238616339495,1471.9090647108833),c(937.5000954016409,1257.231869857783),c(722.2486503473742,1003.7300759355053),c(405.597764234486,570.9499863114364),c(893.026656340842,1159.028472212216))
targetgene="ROSA26"
collabel=c("S06_MNSC501_F6","S05_MNSC501_F5")

# set up color using RColorBrewer
#library(RColorBrewer)
#colors <- brewer.pal(length(targetgenelist), "Set1")

colors=c( "#E41A1C", "#377EB8", "#4DAF4A", "#984EA3", "#FF7F00",  "#A65628", "#F781BF",
          "#999999", "#66C2A5", "#FC8D62", "#8DA0CB", "#E78AC3", "#A6D854", "#FFD92F", "#E5C494", "#B3B3B3", 
          "#8DD3C7", "#FFFFB3", "#BEBADA", "#FB8072", "#80B1D3", "#FDB462", "#B3DE69", "#FCCDE5",
          "#D9D9D9", "#BC80BD", "#CCEBC5", "#FFED6F")


## code

targetmatvec=unlist(targetmat)+1
yrange=range(targetmatvec[targetmatvec>0]);
# yrange[1]=1; # set the minimum value to 1
for(i in 1:length(targetmat)){
  vali=targetmat[[i]]+1;
  if(i==1){
    plot(1:length(vali),vali,type='b',las=1,pch=20,main=paste('sgRNAs in',targetgene),ylab='Read counts',xlab='Samples',xlim=c(0.7,length(vali)+0.3),ylim = yrange,col=colors[(i %% length(colors))],xaxt='n',log='y')
    axis(1,at=1:length(vali),labels=(collabel),las=2)
    # lines(0:100,rep(1,101),col='black');
  }else{
    lines(1:length(vali),vali,type='b',pch=20,col=colors[(i %% length(colors))])
  }
}




# parameters
# Do not modify the variables beginning with "__"
targetmat=list(c(1164.3146346117153,631.4706848604487),c(1123.3990706757802,179.27829570179105),c(332.6613241747758,290.04259304620973),c(489.20782966878795,181.56209564703678),c(1376.008204541118,468.1789887753779),c(1145.6357902061798,677.1466837653636))
targetgene="SOX9"
collabel=c("S06_MNSC501_F6","S05_MNSC501_F5")

# set up color using RColorBrewer
#library(RColorBrewer)
#colors <- brewer.pal(length(targetgenelist), "Set1")

colors=c( "#E41A1C", "#377EB8", "#4DAF4A", "#984EA3", "#FF7F00",  "#A65628", "#F781BF",
          "#999999", "#66C2A5", "#FC8D62", "#8DA0CB", "#E78AC3", "#A6D854", "#FFD92F", "#E5C494", "#B3B3B3", 
          "#8DD3C7", "#FFFFB3", "#BEBADA", "#FB8072", "#80B1D3", "#FDB462", "#B3DE69", "#FCCDE5",
          "#D9D9D9", "#BC80BD", "#CCEBC5", "#FFED6F")


## code

targetmatvec=unlist(targetmat)+1
yrange=range(targetmatvec[targetmatvec>0]);
# yrange[1]=1; # set the minimum value to 1
for(i in 1:length(targetmat)){
  vali=targetmat[[i]]+1;
  if(i==1){
    plot(1:length(vali),vali,type='b',las=1,pch=20,main=paste('sgRNAs in',targetgene),ylab='Read counts',xlab='Samples',xlim=c(0.7,length(vali)+0.3),ylim = yrange,col=colors[(i %% length(colors))],xaxt='n',log='y')
    axis(1,at=1:length(vali),labels=(collabel),las=2)
    # lines(0:100,rep(1,101),col='black');
  }else{
    lines(1:length(vali),vali,type='b',pch=20,col=colors[(i %% length(colors))])
  }
}




# parameters
# Do not modify the variables beginning with "__"
targetmat=list(c(2691.5325319595495,158.72409619457935),c(3594.343344893767,277.4816933473581),c(1834.9740956485628,190.69729542801977),c(1373.3397981974701,202.1162951542485),c(3235.887426063728,189.5553954553969),c(2656.8432494921262,668.0114839843807))
targetgene="EGFP"
collabel=c("S06_MNSC501_F6","S05_MNSC501_F5")

# set up color using RColorBrewer
#library(RColorBrewer)
#colors <- brewer.pal(length(targetgenelist), "Set1")

colors=c( "#E41A1C", "#377EB8", "#4DAF4A", "#984EA3", "#FF7F00",  "#A65628", "#F781BF",
          "#999999", "#66C2A5", "#FC8D62", "#8DA0CB", "#E78AC3", "#A6D854", "#FFD92F", "#E5C494", "#B3B3B3", 
          "#8DD3C7", "#FFFFB3", "#BEBADA", "#FB8072", "#80B1D3", "#FDB462", "#B3DE69", "#FCCDE5",
          "#D9D9D9", "#BC80BD", "#CCEBC5", "#FFED6F")


## code

targetmatvec=unlist(targetmat)+1
yrange=range(targetmatvec[targetmatvec>0]);
# yrange[1]=1; # set the minimum value to 1
for(i in 1:length(targetmat)){
  vali=targetmat[[i]]+1;
  if(i==1){
    plot(1:length(vali),vali,type='b',las=1,pch=20,main=paste('sgRNAs in',targetgene),ylab='Read counts',xlab='Samples',xlim=c(0.7,length(vali)+0.3),ylim = yrange,col=colors[(i %% length(colors))],xaxt='n',log='y')
    axis(1,at=1:length(vali),labels=(collabel),las=2)
    # lines(0:100,rep(1,101),col='black');
  }else{
    lines(1:length(vali),vali,type='b',pch=20,col=colors[(i %% length(colors))])
  }
}



dev.off()
Sweave("S1B_c1_t0_summary.Rnw");
library(tools);

texi2dvi("S1B_c1_t0_summary.tex",pdf=TRUE);
